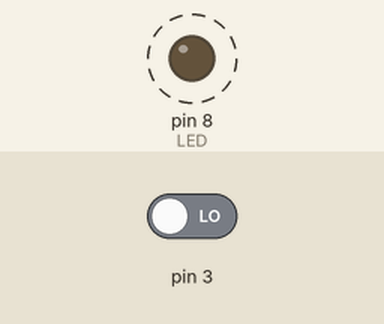
This sketch was run on a simulated Arduino Uno, built with avr-gcc and run on an emulated ATmega328P. Shown: output pins drawn as LEDs (lit = HIGH). Dashed ring = blinking. Inputs (shaded band) come from the test bench; at power-on: pin 3 LOW. What the sketch prints to the serial monitor is not drawn.

Above: at 1.2 s.
1.3 s: pin 3 driven HIGH
Timing chart, 0 to 9.5 s (numbered marks = the images above; inputs shaded):
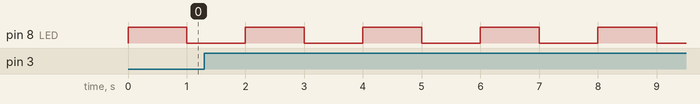

The sketch:

Interrupcion_1.1.ino
```cpp
//Interrupción con interruptor óptico
int LED=8;
int contador=0;
int estadoBoton;
void setup() {
  // put your setup code here, to run once:
pinMode(LED,OUTPUT);
pinMode(3,INPUT);
Serial.begin(9600);
attachInterrupt(digitalPinToInterrupt(3),interrumpe,RISING);
}

void loop() {
  // put your main code here, to run repeatedly:
digitalWrite(LED,HIGH);
delay(1000);
digitalWrite(LED,LOW);
delay(1000);

}

void interrumpe(){
  contador++;
  Serial.println(contador);
}
```

Measured:
- by itself, pin 8 (LED): alternates HIGH for 1.0 s and LOW for 1.0 s
